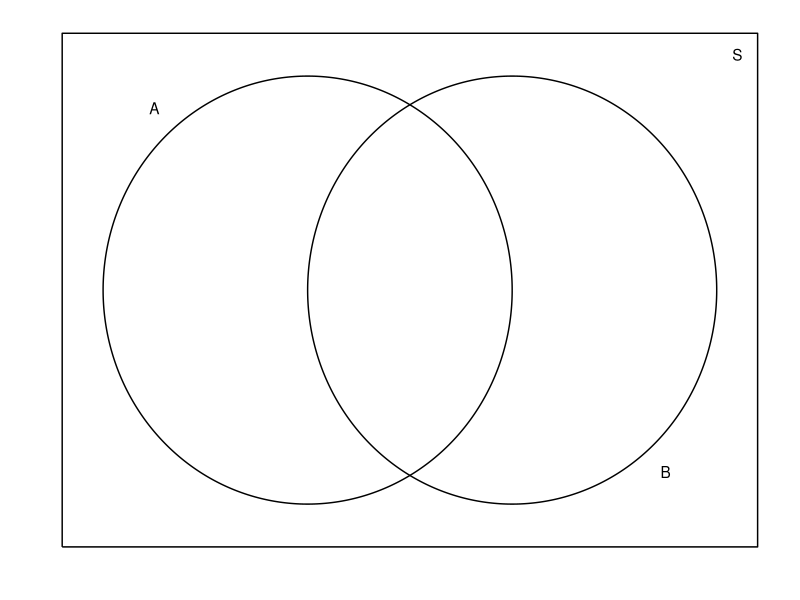
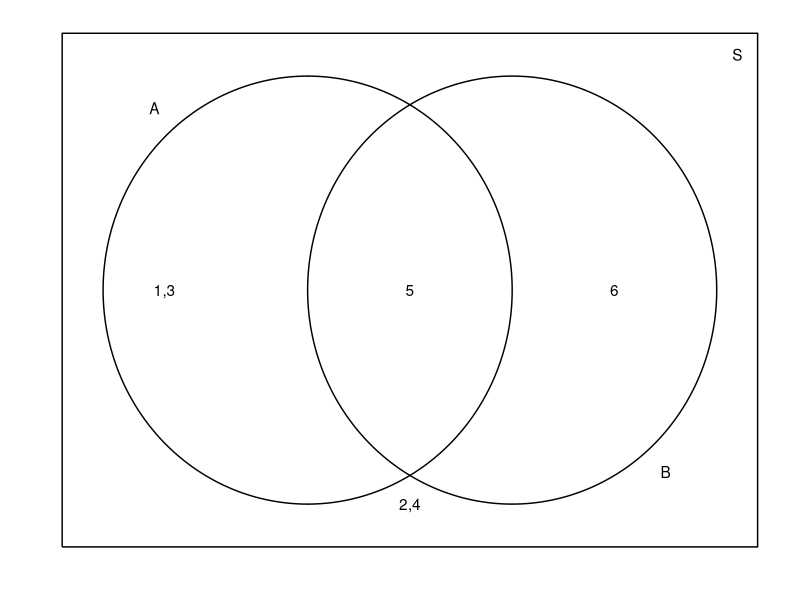
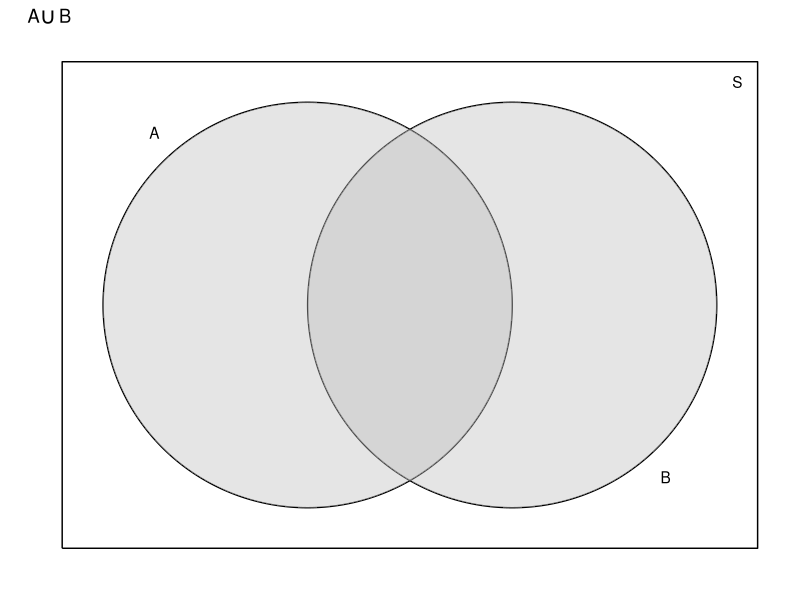
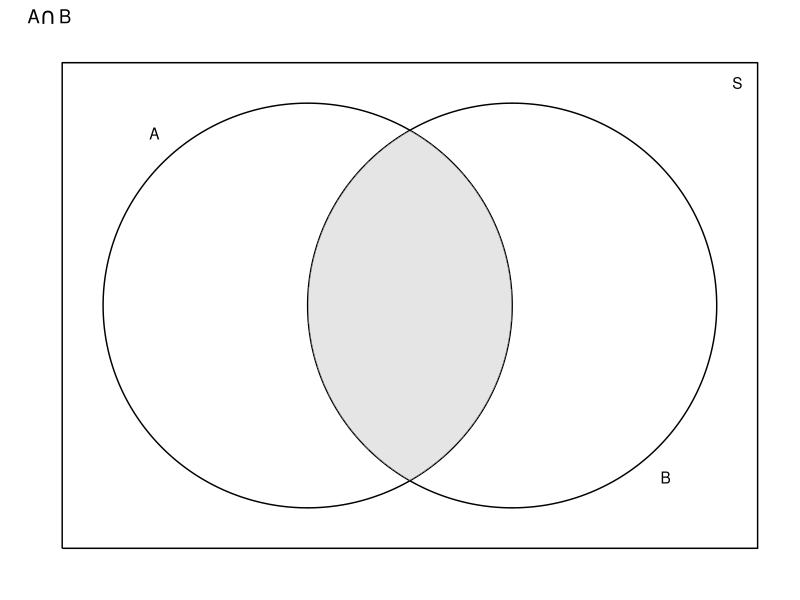
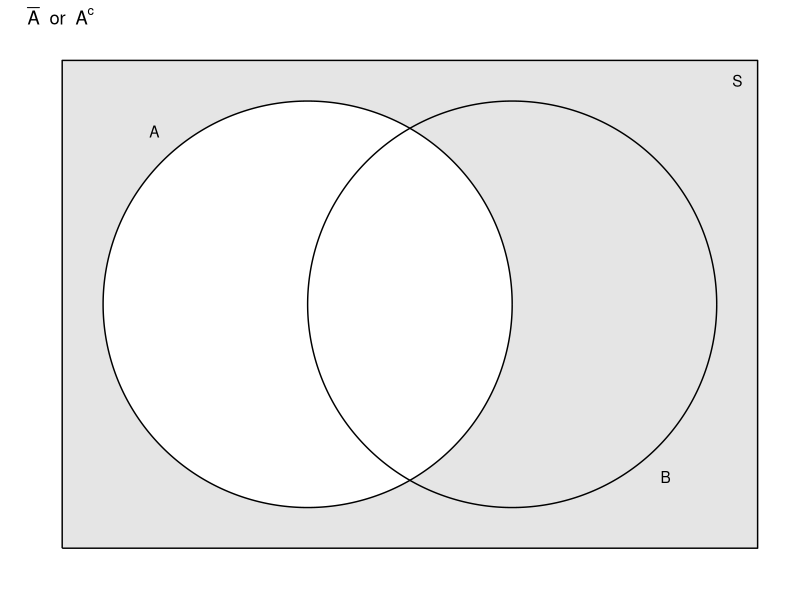
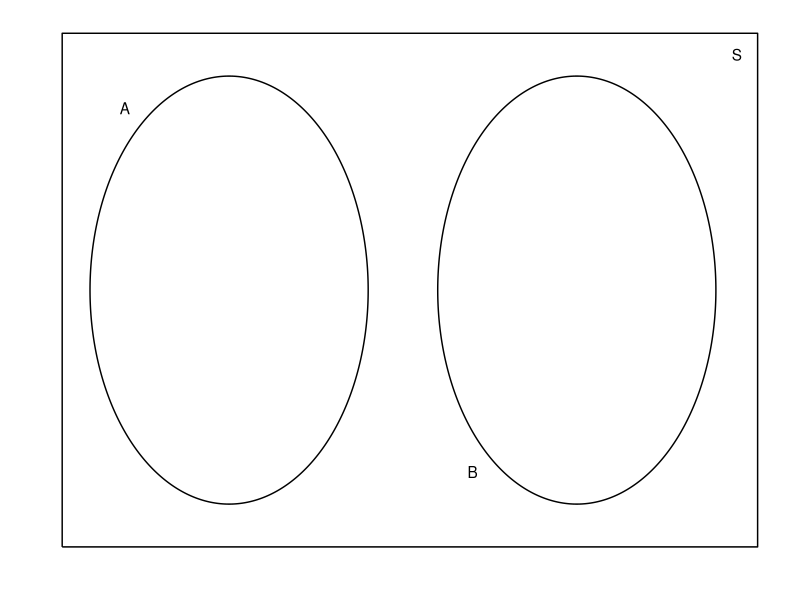
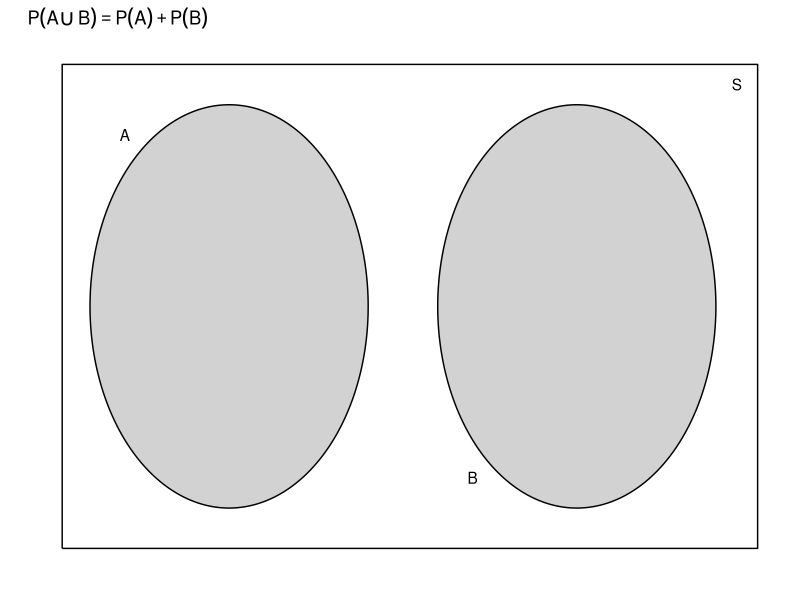
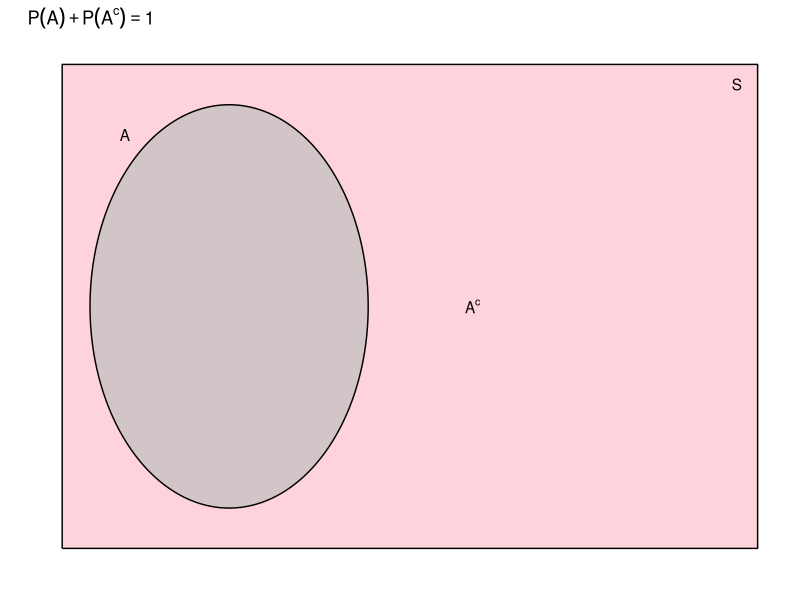

Here is the R script that generated these plots, in order:
## ---- chunk 1
# Unattach any packages that happen to already be loaded. In general this is unecessary
# but is important for the creation of the book to not have package namespaces
# fighting unexpectedly.
pkgs = names(sessionInfo()$otherPkgs)
if( length(pkgs > 0)){
  pkgs = paste('package:', pkgs, sep = "")
  for( i in 1:length(pkgs)){
    detach(pkgs[i], character.only = TRUE, force=TRUE)
  }
}

# Set my default chunk options 
knitr::opts_chunk$set( fig.height=3, cache=TRUE )
## ---- chunk 2
# Every chapter, we will load all the librarys we will use at the beginning
# of the chapter. 
library(ggplot2)    # graphing functions
library(dplyr)      # data summary tools
## ---- chunk 3
df.A <- data.frame(theta=seq(0,2*pi, length=1000)) %>%
        mutate(x = cos(theta),
               y = sin(theta),
               grp = 'A') %>%
        select(-theta)
df.B <- df.A %>% mutate( x = x+1, grp='B')
df.box <- data.frame( x=c(-1.2,  2.2, 2.2, -1.2, -1.2),
                      y=c(-1.2, -1.2 ,1.2,  1.2, -1.2),
                      grp='Box' )
df <- rbind(df.A, df.B, df.box)
df.label <- NULL %>%
  rbind( data.frame(x= -.75, y=  .85, label='A'),
         data.frame(x= 1.75, y= -.85, label='B'),
         data.frame(x=  2.1, y=  1.1, label='S'))
ggplot(df, aes(x=x, y=y)) + 
  geom_path( aes(group=grp)) +
  scale_x_continuous(breaks=NULL) +
  scale_y_continuous(breaks=NULL) +
  geom_text( data=df.label, aes(label=label)) +
  labs(x='', y='') + theme_minimal()
## ---- chunk 4
df.A <- data.frame(theta=seq(0,2*pi, length=1000)) %>%
        mutate(x = cos(theta),
               y = sin(theta),
               grp = 'A') %>%
        select(-theta)
df.B <- df.A %>% mutate( x = x+1, grp='B')
df.box <- data.frame( x=c(-1.2,  2.2, 2.2, -1.2, -1.2),
                      y=c(-1.2, -1.2 ,1.2,  1.2, -1.2),
                      grp='Box' )
df <- rbind(df.A, df.B, df.box)
df.label <- NULL %>%
  rbind( data.frame(x= -.75, y=  .85, label='A'),
         data.frame(x= 1.75, y= -.85, label='B'),
         data.frame(x=  2.1, y=  1.1, label='S'))
df.nums <- NULL %>%
  rbind( data.frame(x= -.7, y=0, label='1,3'),
         data.frame(x=  .5, y=0, label='5'),
         data.frame(x= 1.5, y=0, label='6'),
         data.frame(x=  .5, y=-1, label='2,4'))
ggplot(df, aes(x=x, y=y)) + 
  geom_path( aes(group=grp)) +
  scale_x_continuous(breaks=NULL) +
  scale_y_continuous(breaks=NULL) +
  geom_text( data=df.label, aes(label=label)) +
  geom_text( data=df.nums, aes(label=label)) +
  labs(x='', y='') + theme_minimal()
## ---- chunk 5
df.A <- data.frame(theta=seq(0,2*pi, length=1000)) %>%
        mutate(x = cos(theta),
               y = sin(theta),
               grp = 'A') %>%
        select(-theta)
df.B <- df.A %>% mutate( x = x+1, grp='B')
df.box <- data.frame( x=c(-1.2,  2.2, 2.2, -1.2, -1.2),
                      y=c(-1.2, -1.2 ,1.2,  1.2, -1.2),
                      grp='Box' )
df <- rbind(df.A, df.B, df.box)
df.label <- NULL %>%
  rbind( data.frame(x= -.75, y=  .85, label='A'),
         data.frame(x= 1.75, y= -.85, label='B'),
         data.frame(x=  2.1, y=  1.1, label='S'))
ggplot(df, aes(x=x, y=y)) + 
  geom_path( aes(group=grp)) +
  geom_polygon(data=df%>%filter(grp!='Box'), 
               aes(y=y, group=grp), alpha=.4, fill='grey') +
  scale_x_continuous(breaks=NULL) +
  scale_y_continuous(breaks=NULL) +
  geom_text( data=df.label, aes(label=label)) +
  labs(x='', y='') +
  ggtitle( expression(A*union(B))) +
  theme_minimal() 
## ---- chunk 6
df.A <- data.frame(theta=seq(0,2*pi, length=1000)) %>%
        mutate(x = cos(theta),
               y = sin(theta),
               grp = 'A') %>%
        select(-theta)
df.B <- df.A %>% mutate( x = x+1, grp='B')
df.Ac <- rbind(
  df.A %>% filter(x <= .5),
  df.B %>% filter(x <= .5))
df.AnB <- rbind(
  df.A %>% filter(x >= .5),
  df.B %>% filter(x <= .5))
df.Bc <- rbind(
  df.A %>% filter(x >= .5),
  df.B %>% filter(x >= .5))
df.box <- data.frame( x=c(-1.2,  2.2, 2.2, -1.2, -1.2),
                      y=c(-1.2, -1.2 ,1.2,  1.2, -1.2),
                      grp='Box' )
df <- rbind(df.A, df.B, df.box)
df.label <- NULL %>%
  rbind( data.frame(x= -.75, y=  .85, label='A'),
         data.frame(x= 1.75, y= -.85, label='B'),
         data.frame(x=  2.1, y=  1.1, label='S'))
ggplot(df, aes(x=x, y=y)) + 
  geom_path( aes(group=grp)) +
  geom_polygon(data=df.AnB, 
               aes(y=y), alpha=.4, fill='grey') +
  scale_x_continuous(breaks=NULL) +
  scale_y_continuous(breaks=NULL) +
  geom_text( data=df.label, aes(label=label)) +
  labs(x='', y='') +
  ggtitle( expression(A*intersect(B))) +
  theme_minimal() 
## ---- chunk 7
df.A <- data.frame(theta=seq(0,2*pi, length=1000)) %>%
        mutate(x = cos(theta),
               y = sin(theta),
               grp = 'A') %>%
        select(-theta)
df.B <- df.A %>% mutate( x = x+1, grp='B')
df.Ac <- rbind(
  df.A %>% filter(x <= .5),
  df.B %>% filter(x <= .5))
df.AnB <- rbind(
  df.A %>% filter(x >= .5),
  df.B %>% filter(x <= .5))
df.Bc <- rbind(
  df.A %>% filter(x >= .5),
  df.B %>% filter(x >= .5))
df.box <- data.frame( x=c(-1.2,  2.2, 2.2, -1.2, -1.2),
                      y=c(-1.2, -1.2 ,1.2,  1.2, -1.2),
                      grp='Box' )
df <- rbind(df.A, df.B, df.box)
df.label <- NULL %>%
  rbind( data.frame(x= -.75, y=  .85, label='A'),
         data.frame(x= 1.75, y= -.85, label='B'),
         data.frame(x=  2.1, y=  1.1, label='S'))
ggplot(df, aes(x=x, y=y)) + 
  geom_polygon(data=df.box, 
               aes(y=y), alpha=.4, fill='grey') +
  geom_polygon( data=df.A, fill='white') +
#  geom_polygon( data=df.B %>% filter(x <=.5), fill='grey', alpha=.4) +
  geom_path( aes(group=grp)) +
  scale_x_continuous(breaks=NULL) +
  scale_y_continuous(breaks=NULL) +
  geom_text( data=df.label, aes(label=label)) +
  labs(x='', y='') +
  ggtitle( expression( paste( bar(A), '  or  ', A^c )) ) +
  theme_minimal() 
## ---- chunk 8
df.A <- data.frame(theta=seq(0,2*pi, length=1000)) %>%
        mutate(x = cos(theta),
               y = sin(theta),
               grp = 'A') %>%
        select(-theta)
df.B <- df.A %>% mutate( x = x+2.5, grp='B')
df.box <- data.frame( x=c(-1.2,  3.8, 3.8, -1.2, -1.2),
                      y=c(-1.2, -1.2 ,1.2,  1.2, -1.2),
                      grp='Box' )
df <- rbind(df.A, df.B, df.box)
df.label <- NULL %>%
  rbind( data.frame(x= -.75, y=  .85, label='A'),
         data.frame(x= 1.75, y= -.85, label='B'),
         data.frame(x= 3.65, y=  1.1, label='S'))
ggplot(df, aes(x=x, y=y)) + 
  geom_path( aes(group=grp)) +
  scale_x_continuous(breaks=NULL) +
  scale_y_continuous(breaks=NULL) +
  geom_text( data=df.label, aes(label=label)) +
  labs(x='', y='') + theme_minimal()
## ---- chunk 9
df.A <- data.frame(theta=seq(0,2*pi, length=1000)) %>%
        mutate(x = cos(theta),
               y = sin(theta),
               grp = 'A') %>%
        select(-theta)
df.B <- df.A %>% mutate( x = x+2.5, grp='B')
df.box <- data.frame( x=c(-1.2,  3.8, 3.8, -1.2, -1.2),
                      y=c(-1.2, -1.2 ,1.2,  1.2, -1.2),
                      grp='Box' )
df <- rbind(df.A, df.B, df.box)
df.label <- NULL %>%
  rbind( data.frame(x= -.75, y=  .85, label='A'),
         data.frame(x= 1.75, y= -.85, label='B'),
         data.frame(x= 3.65, y=  1.1, label='S'))
ggplot(df, aes(x=x, y=y)) + 
  geom_polygon(data=df.A, fill='grey', alpha=.7) +
  geom_polygon(data=df.B, fill='grey', alpha=.7) +
  geom_path( aes(group=grp)) +
  scale_x_continuous(breaks=NULL) +
  scale_y_continuous(breaks=NULL) +
  geom_text( data=df.label, aes(label=label)) +
  labs(x='', y='') + 
  ggtitle(expression( P( A*union(B) ) == P(A) + P(B)  )) +
  theme_minimal()
## ---- chunk 10
df.A <- data.frame(theta=seq(0,2*pi, length=1000)) %>%
        mutate(x = cos(theta),
               y = sin(theta),
               grp = 'A') %>%
        select(-theta)
df.B <- df.A %>% mutate( x = x+2.5, grp='B')
df.box <- data.frame( x=c(-1.2,  3.8, 3.8, -1.2, -1.2),
                      y=c(-1.2, -1.2 ,1.2,  1.2, -1.2),
                      grp='Box' )
df <- rbind(df.A, df.box)
df.label <- NULL %>%
  rbind( data.frame(x= -.75, y=  .85, label='A'),
         data.frame(x= 1.75, y=    0, label='A^c'),
         data.frame(x= 3.65, y=  1.1, label='S'))
ggplot(df, aes(x=x, y=y)) + 
  geom_polygon(data=df.box, fill='pink', alpha=.7) + 
  geom_polygon(data=df.A, fill='grey', alpha=.7) +
  geom_path( aes(group=grp)) +
  scale_x_continuous(breaks=NULL) +
  scale_y_continuous(breaks=NULL) +
  geom_text( data=df.label, aes(label=label), parse=TRUE) +
  labs(x='', y='') +
  ggtitle(expression( P( A ) + P(A^c) == 1  )) +
  theme_minimal()
## ---- chunk 11
df.A <- data.frame(theta=seq(0,2*pi, length=1000)) %>%
        mutate(x = cos(theta),
               y = sin(theta),
               grp = 'A') %>%
        select(-theta)
df.B <- df.A %>% mutate( x = x+1, grp='B')
df.Ac <- rbind(
  df.A %>% filter(x <= .5),
  df.B %>% filter(x <= .5))
df.AnB <- rbind(
  df.A %>% filter(x >= .5),
  df.B %>% filter(x <= .5))
df.Bc <- rbind(
  df.A %>% filter(x >= .5),
  df.B %>% filter(x >= .5))
df.box <- data.frame( x=c(-1.2,  2.2, 2.2, -1.2, -1.2),
                      y=c(-1.2, -1.2 ,1.2,  1.2, -1.2),
                      grp='Box' )
df <- rbind(df.A, df.B, df.box)
df.label <- NULL %>%
  rbind( data.frame(x= -.75, y=  .85, label='A'),
         data.frame(x= 1.75, y= -.85, label='B'),
         data.frame(x=  2.1, y=  1.1, label='S'))
ggplot(df, aes(x=x, y=y)) + 
  geom_path( aes(group=grp)) +
  geom_polygon(data=df.A, alpha=.4, fill='red') +
  geom_polygon(data=df.B, alpha=.4, fill='blue') +
  scale_x_continuous(breaks=NULL) +
  scale_y_continuous(breaks=NULL) +
  geom_text( data=df.label, aes(label=label)) +
  labs(x='', y='') +
  ggtitle(expression( P(A*union(B)) == P(A) + P(B) - P(A*intersect(B)) )) +
  theme_minimal() 
## ---- chunk 12
df.A <- data.frame(theta=seq(0,2*pi, length=1000)) %>%
        mutate(x = cos(theta),
               y = sin(theta),
               grp = 'A') %>%
        select(-theta)
df.B <- df.A %>% mutate( x = x+1, grp='B')
df.Ac <- rbind(
  df.A %>% filter(x <= .5),
  df.B %>% filter(x <= .5))
df.AnB <- rbind(
  df.A %>% filter(x >= .5),
  df.B %>% filter(x <= .5))
df.Bc <- rbind(
  df.A %>% filter(x >= .5),
  df.B %>% filter(x >= .5))
df.box <- data.frame( x=c(-1.2,  2.2, 2.2, -1.2, -1.2),
                      y=c(-1.2, -1.2 ,1.2,  1.2, -1.2),
                      grp='Box' )
df <- rbind(df.A, df.B, df.box)
df.label <- NULL %>%
  rbind( data.frame(x= -.75, y=  .85, label='A'),
         data.frame(x= 1.75, y= -.85, label='B'),
         data.frame(x=  2.1, y=  1.1, label='S'))
ggplot(df, aes(x=x, y=y)) + 
  geom_path( aes(group=grp)) +
  geom_polygon(data=df.A, alpha=.4, fill='red') +
  geom_polygon(data=df.AnB, alpha=.4, fill='blue') +
  scale_x_continuous(breaks=NULL) +
  scale_y_continuous(breaks=NULL) +
  geom_text( data=df.label, aes(label=label)) +
  labs(x='', y='') +
  ggtitle(expression( P(A) == P(A*intersect(B^c)) + P(A*intersect(B)) )) +
  theme_minimal() 
## ---- chunk 13
data <- data.frame(x = 2:12, y = c(1:6,5:1)/36 )
ggplot(data, aes(x=x, y=y)) +
  geom_point() +
  geom_linerange(aes(ymax=y, ymin=0)) +
  ylab('Probability') + xlab('Sum') +
  ggtitle('Distribution of the sum of two dice') +
  scale_x_continuous(breaks = c(2,4,6,8,10,12)) +
  theme_bw()
## ---- chunk 14
distr <- data.frame(    clients = c( 0,   1,    2,    3,    4   ),    # two columns 
                    probability = c(0.3, 0.35, 0.20, 0.10, 0.05 ) )   # 

ggplot(distr, aes(x=clients)) +                   # graph with clients as the x-axis
  geom_point(aes(y=probability)) +                # where the dots go
  geom_linerange(aes(ymax=probability, ymin=0)) + # the vertical lines       
  theme_bw()                                      # set background color...
## ---- chunk 15
dist <- data.frame( x=0:3 ) %>% 
  mutate(probability = dbinom(x, size=3, prob=0.8))
ggplot(dist, aes(x=x)) +
  geom_point(aes(y=probability)) +
  geom_linerange(aes(ymax=probability, ymin=0)) +
  ggtitle('Binomial distribution: n=3, p=0.8') +
  theme_bw()
## ---- chunk 16
# If    X ~ Binomial(n=3, pi=0.8)
# Then  P( X = 2 | n=3, pi=0.8 ) =
dbinom(2, size=3, prob=0.8)
## ---- chunk 17
dist <- data.frame( x = 0:20 ) %>% 
  mutate(probability = dbinom(x, size=20, prob=0.1))
ggplot(dist, aes(x=x)) +
  geom_point(aes(y=probability)) +
  geom_linerange(aes(ymax=probability, ymin=0)) +
  ggtitle('Binomial distribution: n=20, p=0.1') +
  xlab('Number of Sites Occupied') +
  theme_bw()
## ---- chunk 18
# P(X=0) + P(X=1) + P(X=2)
sum <- dbinom(0, size=20, prob=0.1) + 
       dbinom(1, size=20, prob=0.1) + 
       dbinom(2, size=20, prob=0.1)
sum
# P(X <= 2)
pbinom(2, size=20, prob=0.1)
## ---- chunk 19
dist <- data.frame( NumCaught = 0:10 ) %>%
  mutate( probability = dpois( NumCaught, lambda=2.3 ) )
ggplot(dist, aes(x=NumCaught)) +
  geom_point( aes(y=probability) ) +
  geom_linerange(aes( ymax=probability, ymin=0)) +
  ggtitle(expression(paste('Poisson Distribution with  ', lambda == 2.3))) +
  labs(x='Number Caught') +
  theme_bw()            

# P( Y = 4)
dpois(4, lambda=2.3)
# P( Y <= 4)
ppois(4, lambda=2.3)
# 1-P(Y <= 4)  ==  P( Y > 4)  ==  P( Y >= 5)
1-ppois(4, 2.3)
## ---- chunk 20
data <- data.frame(x = seq(-.2, 1.2, length=1000)) %>%
  mutate( y = dunif(x))
ggplot(data, aes(x=x, y=y)) +
  geom_line() +
  labs(x='X', y='density', title='PDF of Uniform(0,1)') +
  geom_text(x=.5, y=.5, label='Area = 1') +
  theme_bw() 
## ---- chunk 21
data <- data.frame(x = seq(-.2, 1.2, length=1000)) %>%
  mutate( y = dunif(x))
ggplot(data, aes(x=x, y=y)) +
  geom_line() +
  geom_area(data=data %>% filter(x < .4), fill='grey', alpha=.4) +
  labs(x='X', y='density', title='PDF of Uniform(0,1)') +
  geom_text(x=.2, y=.5, label='P(X<=0.4) == 0.4', parse=TRUE) +
  theme_bw() 
## ---- chunk 22
data <- expand.grid(x=seq(0,10,length=1000), lambda = c(.5, 1, 2)) %>%
  mutate(y=dexp(x, rate = lambda),
         lambda = paste('lambda == ', lambda))
ggplot(data, aes(x=x, y=y)) +
  geom_area(fill='grey') +
  facet_grid(lambda~., labeller = labeller(lambda=label_parsed)) +
  labs(y='density') +
  theme_bw()
## ---- chunk 23
data <- data.frame(x=seq(0,5,length=1000), lambda = 2) %>%
  mutate(y=dexp(x, rate = lambda),
         grp = ifelse( x > 1, '> 1', '<= 1'))
ggplot(data, aes(x=x, y=y, fill=grp)) +
  geom_area() +
  labs(y='density') +
  theme_bw()
## ---- chunk 24
# P(X > 1)  == 1 - P(X <= 1)
1 - pexp(1, rate=2)
## ---- chunk 25
data <- rbind(data.frame(x=seq(-5,8,length=2000), grp=1, mu=0, sigma=1),
              data.frame(x=seq(-5,8,length=2000), grp=2, mu=2, sigma=2),
              data.frame(x=seq(-5,8,length=2000), grp=3, mu=-3, sigma=0.6)) %>%
  mutate(y=dnorm(x, mean=mu, sd=sigma),
         mu = paste('mu == ', mu),
         sigma = paste('sigma ==', sigma))
label.df <- data.frame( grp=rep(1:3, each=2), label=c('mu == 0','sigma == 1', 'mu == 2','sigma == 2', 'mu==-3','sigma == 0.6'),
                        x = c(0,0, 4.8,4.8, -4.15,-4.15), y= c(.46,.43,  .16,.13, .56,.53))
ggplot(data, aes(x=x, y=y, color=factor(grp))) +
  geom_line() +
  geom_text(data=label.df, aes(label=label), parse=TRUE) +
  labs(y='density') +
  theme_bw() +
  scale_color_discrete(guide=FALSE)
## ---- chunk 26
distr <- data.frame(x=seq(57, 82, length=1000)) %>%
  mutate( density = dnorm(x, mean=70, sd=3),
          group = ifelse(x<=64, 'Shorter','Taller') )
ggplot(distr, aes(x=x, y=density, fill=group)) +
  geom_line() +
  geom_area() +
  theme_bw()
## ---- chunk 27
pnorm(64, mean=70, sd=3)
## ---- chunk 28
qnorm(.8, mean=0, sd=1)
## ---- chunk 29
data <- data.frame(x=seq(-3.5,3.5,by=.1)) %>%
  mutate(y=dnorm(x))
data <- rbind( data %>% mutate(sd=1),
               data %>% mutate(sd=2),
               data %>% mutate(sd=3)) %>%
  mutate(CI = ifelse( -sd <= x & x <= sd, 'In', 'Out'),
         label = ifelse( sd == 1, '68%', ifelse(sd == 2, '95%', '99.7%')),
         sd = paste('mu %+-%', sd, '* sigma'))
ggplot(data, aes(x=x,y=y)) + 
  geom_line() +
  facet_grid(sd ~ ., labeller=label_parsed) + 
  geom_area(data=data %>% filter(CI=='In'), fill='grey') +
  geom_text(x=0, y=.2, aes(label=label)) +
  scale_x_continuous(breaks=-3:3, labels=parse(text=paste(-3:3, '*sigma')) ) +
  labs(x='', y='density') +
  theme_bw()
